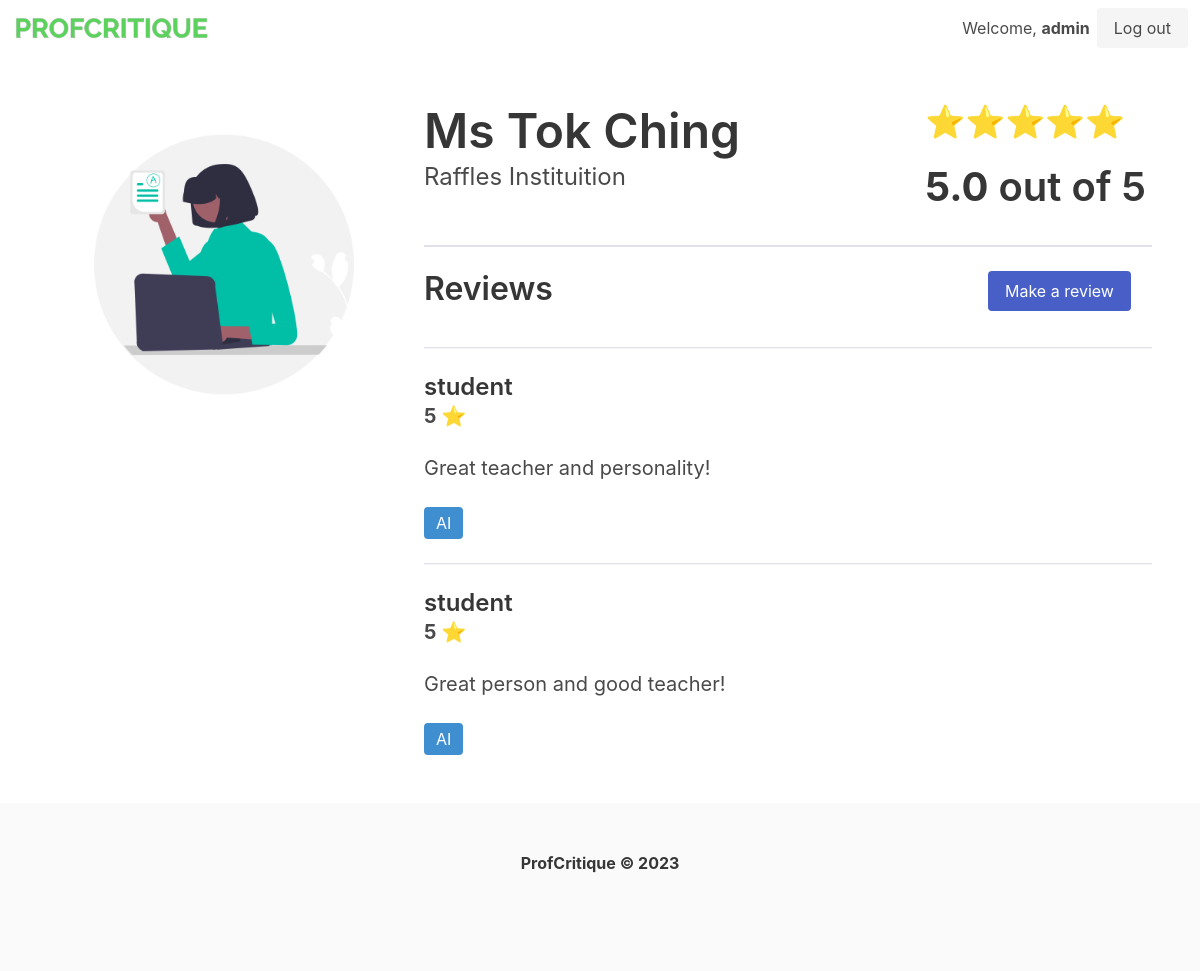
Screenshot of /teacher/2 (signed in) with the database file from the repository.
### tables this page shows
CREATE TABLE users (
            id INTEGER PRIMARY KEY AUTOINCREMENT,
            username TEXT,
            password TEXT
        );

CREATE TABLE teachers (
            id INTEGER PRIMARY KEY,
            name TEXT,
            school_id INTEGER,
            FOREIGN KEY(school_id) REFERENCES schools(id)
        );

CREATE TABLE schools (
            id INTEGER PRIMARY KEY,
            name TEXT
        );

CREATE TABLE reviews (
            id INTEGER PRIMARY KEY AUTOINCREMENT,
            teacher_id INTEGER,
            user_id INTEGER,
            rating INTEGER,
            comment TEXT,
            flag TEXT,
            FOREIGN KEY(teacher_id) REFERENCES teachers(id),
            FOREIGN KEY(user_id) REFERENCES users(id)
        );

### main.py (the view)
@app.route("/teacher/<teacher_id>", methods=["GET"])
@login_required
def teacher_profile(teacher_id=""):
    result = db.get_teacher_by_id(teacher_id)
    reviews = db.get_review(teacher_id)
    return render_template(
        "teacher.html", teacher_id=teacher_id, result=result, reviews=reviews
    )

### main.py (called while the page is built)
@login_manager.user_loader
def load_user(user_id):
    user = db.get_user_by_id(user_id)
    if user is None:
        return None
    else:
        return User(int(user["id"]), user["username"], user["password"])

### utils/datastore.py (called while the page is built)
    def get_conn(self) -> sqlite3.Connection:
        def dict_factory(cursor: sqlite3.Cursor, row: sqlite3.Row) -> dict:
            d = {}
            for idx, col in enumerate(cursor.description):
                d[col[0]] = row[idx]
            return d
        conn = sqlite3.connect(self.uri)
        conn.row_factory = dict_factory
        return conn

    def get_record(self, command, param=None):
        conn = self.get_conn()
        cur = conn.cursor()
        if param is None:
            cur.execute(query_table[command])
        else:
            cur.execute(query_table[command], param)
        return cur.fetchone()

    def get_records(self, command, param=None):
        conn = self.get_conn()
        cur = conn.cursor()
        if param is None:
            cur.execute(query_table[command])
        else:
            cur.execute(query_table[command], param)
        return cur.fetchall()

    def get_user_by_id(self, user_id):
        user = self.get_record("load_user_by_id", (user_id,))
        return user

    def get_teacher_by_id(self, teacher_id):
        teacher = self.get_record("get_teacher_by_id", (int(teacher_id),))
        score = self.get_record("get_aggregated_score", (int(teacher_id),))
        if score["rating"] is None:
            score["rating"] = 0.0
        return dict(teacher, **score)

    def get_review(self, teacher_id):
        reviews = self.get_records("get_review", (int(teacher_id),))
        return reviews

### templates/teacher.html
{% extends "layout.html" %}
{% block body %}
<section class="section is-small">
    <div class="columns">
        <div class="column is-one-third">
            <figure class="image">
                <img src="{{url_for('static', filename='teacher_profile.png')}}">
            </figure>
        </div>
        <div class="column is-two-thirds">
            <div class="columns">
                <div class="column">
                    <h1 class="title is-1">{{ result["teacher_name"] }}</h1>
                    <h2 class="subtitle is-4">{{ result["school_name"] }}</h2>
                </div>
                <div class="column is-4">
                    <h1 class="title is-3">⭐⭐⭐⭐⭐</h1>
                    <h1 class="title is-2   "><b>{{ result["rating"]|round(1) }}</b> out of 5</h1>
                </div>
            </div>
            <hr style="border-top: 2px solid #e0e0eb;">
            <div class="columns">
                <div class="column">
                    <h1 class="title is-3">Reviews</h1>
                </div>
                <div class="column is-3">
                    <a class="button is-link" href="/teacher/{{ teacher_id }}/review">Make a review</a>
                </div>
            </div>
            {% if reviews %}
            {% for review in reviews %}
            <div class="row">
                <hr style="border-top: 1px solid #e0e0eb;">
                <h1 class="title is-4">{{ review["username"] }}</h1>
                <h2 class="subtitle is-5"><b>{{ review["rating"] }} ⭐</b></h2>
                <p class="is-size-5">{{ review["review"] }}</p>
                <br>
                <span class="tag is-info is-medium">{{ review["flag"] }}</span>
            </div>
            {% endfor %}
            {% endif %}
        </div>
    </div>
</section>
{% endblock %}

### templates/layout.html (shortened to what this page needs)
<!doctype html>
<html lang="en">
<head>
    <link rel="stylesheet" href="https://cdn.jsdelivr.net/npm/bulma@0.9.4/css/bulma.min.css">
</head>
<body>
    <nav class="navbar">
        <div class="navbar-brand">
            <a class="navbar-item" href="/">
                <img src="{{url_for('static', filename='logo.png')}}" width="200" height="30">
            </a>
        </div>
        <div class="navbar-end">
            <div class="navbar-item">
                {% if current_user.is_authenticated %}
                <h3 style="margin-right:7px">Welcome, <b>{{ current_user.username}}</b></h3>
                <a class="button is-light" href="/logout">
                    Log out
                </a>
                {% endif %}
            </div>
        </div>
    </nav>
    {% block body %}
    {% endblock %}
</body>
<footer class="footer">
    <div class="content has-text-centered">
        <p>
            <strong>ProfCritique © 2023</strong>
        </p>
    </div>
</footer>
</html>

### rows the page displays
users: username "admin"
teachers: teacher_name "Ms Tok Ching"
schools: school_name "Raffles Instituition"
reviews: username "student", rating "5", review "Great teacher and personality!", flag "AI"
reviews: username "student", rating "5", review "Great person and good teacher!", flag "AI"

### other values shown
{{ result["rating"]|round(1) }} "5.0"
